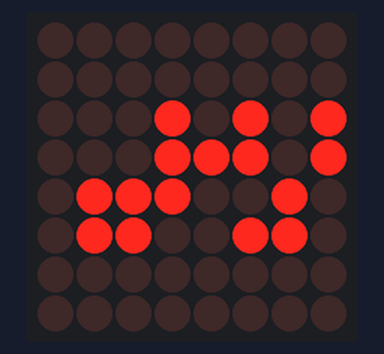
The sketch below on a simulated Arduino Uno, built with avr-gcc and run on an emulated ATmega328P. On the bench: 8×8 LED matrix.

Above: at 0.1 s.
At 1.1 s:
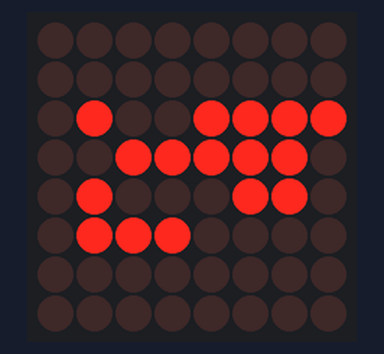
At 2.1 s:
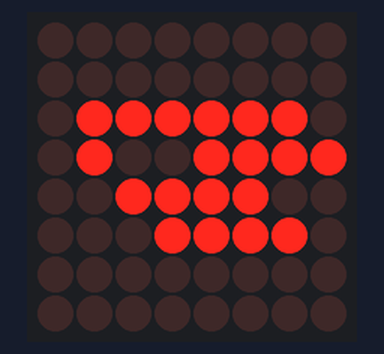
At 3.1 s:
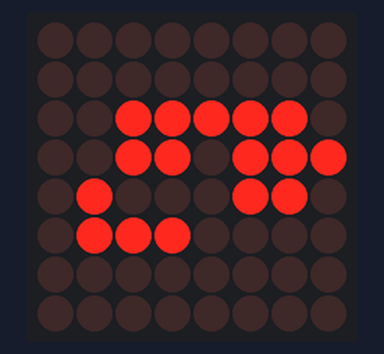
At 4.1 s:
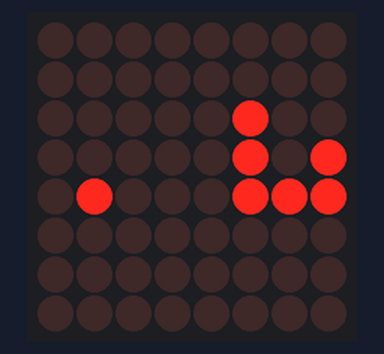
At 6.1 s:
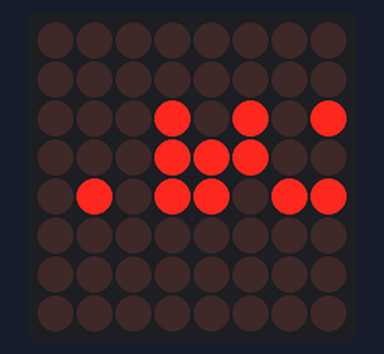

Measured:
- by itself, everything shown: repeats every 7.0 s, in 7 steps
- what the display in image 1 shows lasts 1.0 s, from 1.0 s to 2.0 s

The sketch:

DaysOfWeek.ino
```cpp
//We always have to include the library
#include "LedControl.h"

/*
 Now we need a LedControl to work with.
 ***** These pin numbers will probably not work with your hardware *****
 pin 12 is connected to the DataIn
 pin 11 is connected to the CLK
 pin 10 is connected to LOAD
 We have only a single MAX72XX.
 */
LedControl lc=LedControl(12,11,10,1);

/* we always wait a bit between updates of the display */
unsigned long delaytime=250;

void setup() {
  /*
   The MAX72XX is in power-saving mode on startup,
   we have to do a wakeup call
   */
  lc.shutdown(0,false);
  /* Set the brightness to a medium values */
  lc.setIntensity(0,8);
  /* and clear the display */
  lc.clearDisplay(0);
}


/*
 This method will display the characters for the
 word "Arduino" one after the other on digit 0.
 */
void writeArduinoOn7Segment() {
  lc.setChar(0,0,'a',false);
  delay(delaytime);
  lc.setRow(0,0,0x05);
  delay(delaytime);
  lc.setChar(0,0,'d',false);
  delay(delaytime);
  lc.setRow(0,0,0x1c);
  delay(delaytime);
  lc.setRow(0,0,B00010000);
  delay(delaytime);
  lc.setRow(0,0,0x15);
  delay(delaytime);
  lc.setRow(0,0,0x1D);
  delay(delaytime);
  lc.clearDisplay(0);
  delay(delaytime);
}

/*
  This method will scroll all the hexa-decimal
 numbers and letters on the display. You will need at least
 four 7-Segment digits. otherwise it won't really look that good.
 */
void scrollDigits() {
  for(int i=0;i<13;i++) {
    lc.setDigit(0,3,i,false);
    lc.setDigit(0,2,i+1,false);
    lc.setDigit(0,1,i+2,false);
    lc.setDigit(0,0,i+3,false);
    delay(delaytime);
  }
  lc.clearDisplay(0);
  delay(delaytime);
}

void loop() {
  //writeArduinoOn7Segment();
  //scrollDigits();
  Monday();
  delay(1000);
  Tuesday();
  delay(1000);
  Wednesday();
  delay(1000);
  Thursday();
  delay(1000);
  Friday();
  delay(1000);
  Saturday();
  delay(1000);
  Sunday();
  delay(1000);
}

void Monday()
{
  lc.clearDisplay(0);
  lc.setRow(0,5,0x66);
  lc.setRow(0,4,0x72);
  lc.setRow(0,3,0x1D);
  lc.setRow(0,2,0x15);
}

void Tuesday()
{
  lc.clearDisplay(0);
  lc.setRow(0,5,0x70);
  lc.setRow(0,4,0x46);
  lc.setRow(0,3,0x3e);
  lc.setRow(0,2,0x4f);
}

void Wednesday()
{
  lc.clearDisplay(0);
  lc.setRow(0,5,0x1e);
  lc.setRow(0,4,0x3c);
  lc.setRow(0,3,0x4f);
  lc.setRow(0,2,0x7e);
}

void Thursday()
{
  lc.clearDisplay(0);
  lc.setRow(0,5,0x70);
  lc.setRow(0,4,0x46);
  lc.setRow(0,3,0x37);
  lc.setRow(0,2,0x3e);
}

void Friday()
{
  lc.clearDisplay(0);
  lc.setRow(0,4,0x47);
  lc.setRow(0,3,0x05);
  lc.setRow(0,2,0x04);
}

void Saturday()
{
  lc.clearDisplay(0);
  lc.setRow(0,5,0x5b);
  lc.setRow(0,4,0x77);
  lc.setRow(0,3,0x70);
  lc.setRow(0,2,0x46);
}

void Sunday()
{
  lc.clearDisplay(0);
  lc.setRow(0,4,0x5b);
  lc.setRow(0,3,0x1c);
  lc.setRow(0,2,0x15);
}
```
